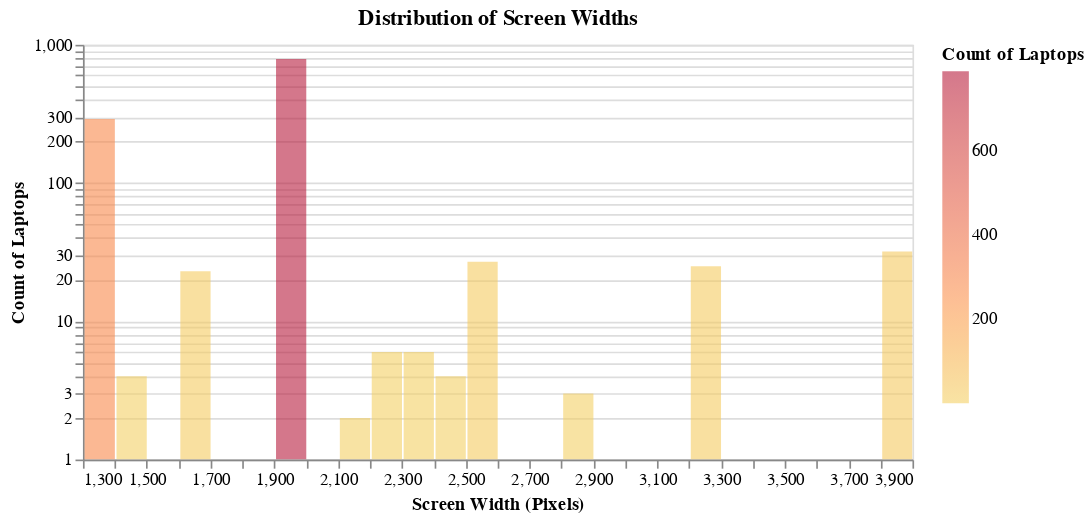

Here is the notebook cell this chart was saved with:
### Markdown cell above
Box Plot: Price Comparison by Laptop Type

### Code cell
import altair as alt

# Assuming akv16 is your DataFrame
# Histogram of Screen Width using area chart
histogram_screen_width = alt.Chart(akv16).mark_bar(opacity=0.6).encode(
    x=alt.X('ScreenW:Q', bin=alt.Bin(maxbins=30), title='Screen Width (Pixels)'),
    y=alt.Y('count():Q', title='Count of Laptops', scale=alt.Scale(type='log')),  # Logarithmic scale
    color=alt.Color('count():Q', scale=alt.Scale(scheme='goldred'), title='Count of Laptops'),  # Color by count
    tooltip=[
        alt.Tooltip('ScreenW:Q', title='Screen Width (Pixels)'),
        alt.Tooltip('count():Q', title='Count of Laptops')  # Show count in tooltip
    ]
).properties(
    title='Distribution of Screen Widths',
    width=500,
    height=250
).interactive()

# Display the histogram
histogram_screen_width.save('4.html')
histogram_screen_width

### Figure 1 — Vega-Lite specification as saved in the notebook (floating-point values rounded to 4 significant figures; data arrays with more than 128 entries replaced by an {"elided": "..."} marker saying what was removed)
{"usermeta": {"embedOptions": {"theme": "dark"}}, "config": {"view": {"continuousWidth": 300, "continuousHeight": 300}}, "data": {"name": "data-ecd8726f68db2937a7b79a8dcccd8049"}, "mark": {"type": "bar", "opacity": 0.6}, "encoding": {"color": {"aggregate": "count", "scale": {"scheme": "goldred"}, "title": "Count of Laptops", "type": "quantitative"}, "tooltip": [{"field": "ScreenW", "title": "Screen Width (Pixels)", "type": "quantitative"}, {"aggregate": "count", "title": "Count of Laptops", "type": "quantitative"}], "x": {"bin": {"maxbins": 30}, "field": "ScreenW", "title": "Screen Width (Pixels)", "type": "quantitative"}, "y": {"aggregate": "count", "scale": {"type": "log"}, "title": "Count of Laptops", "type": "quantitative"}}, "height": 250, "params": [{"name": "param_27", "select": {"type": "interval", "encodings": ["x", "y"]}, "bind": "scales"}], "title": "Distribution of Screen Widths", "width": 500, "$schema": "https://vega.github.io/schema/vega-lite/v5.20.1.json", "datasets": {"data-ecd8726f68db2937a7b79a8dcccd8049": {"elided": "1213 records"}}}
